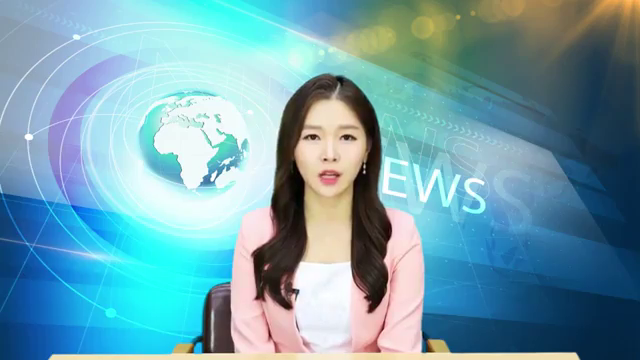
#> input picture frame 96 of day09/news.mp4, 640 x 360 px
$ python p63_opencv.py
#> lines starting #> are read from the running program, lines starting #| are printed output that depends on the picture
# file: p63_opencv.py
# desc: OpenCV 영상처리

import cv2

samplePath = './day09/news.mp4'
cap = cv2.VideoCapture(samplePath)   # 0은 웹캠 또는 문자열로 동영상 경로

while True:
    ret, frame = cap.read()
#> frame is the input picture: shape (360, 640, 3); mean B, G, R 172.8, 160.1, 114.1

    if not ret:
        cap = cv2.VideoCapture(samplePath)
        continue

    ## 영상 편집
    blur = cv2.blur(frame, (10,10))
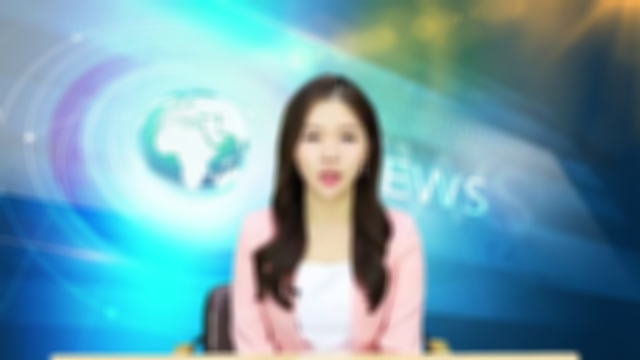
#> blur: shape (360, 640, 3); mean B, G, R 172.9, 160.1, 114.1
    flip = cv2.flip(frame, 0)
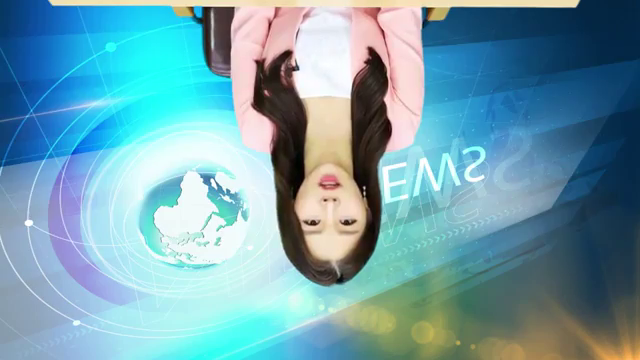
#> flip: shape (360, 640, 3); mean B, G, R 172.8, 160.1, 114.1

    cv2.imshow('original', frame)
    # cv2.imshow('blur', blur)
    # cv2.imshow('flip', flip)

    key = cv2.waitKey(25)  # 25ms 딜레이
#> (key q is pressed here)
    if key == ord('q'): # esc : 27
        break
    # elif key == ord('c'):   # 화면캡쳐
    #     cv2.imwrite('./day09/capt.jpg', frame)

cap.release()
cv2.destroyAllWindows()

$ run again, starting later in the video
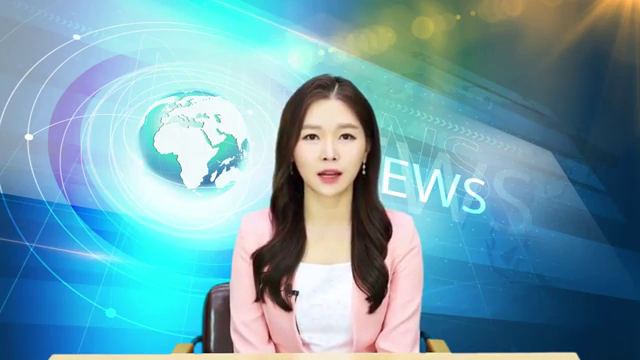
#> input picture frame 434 of day09/news.mp4, 640 x 360 px
#> frame is the input picture: shape (360, 640, 3); mean B, G, R 172.9, 160, 114
#> `blur = cv2.blur(frame, (10,10))`:
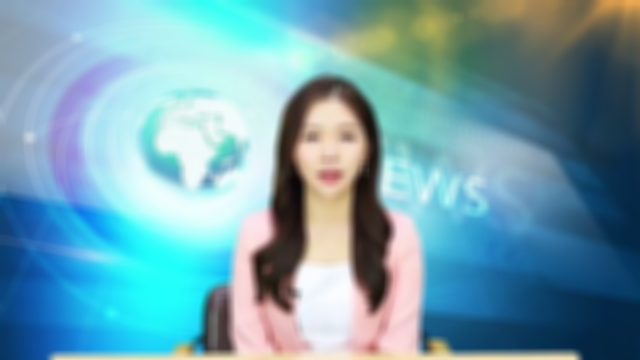
#> blur: shape (360, 640, 3); mean B, G, R 173, 160, 113.9
#> `flip = cv2.flip(frame, 0)`:
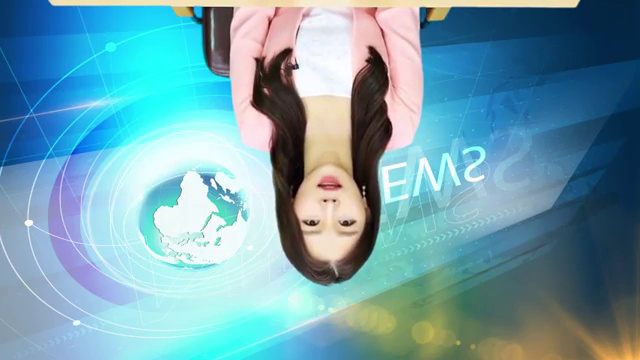
#> flip: shape (360, 640, 3); mean B, G, R 172.9, 160, 114

$ run again, starting later in the video
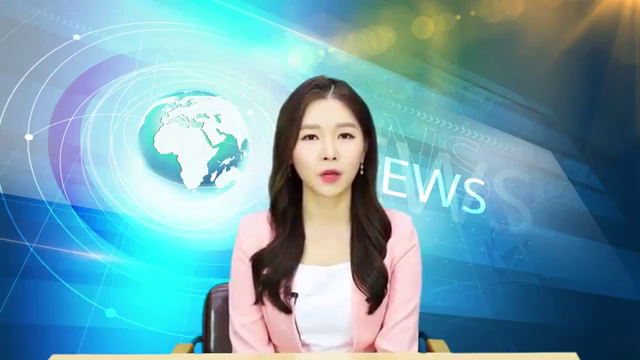
#> input picture frame 772 of day09/news.mp4, 640 x 360 px
#> frame is the input picture: shape (360, 640, 3); mean B, G, R 172.9, 160.1, 113.8
#> `blur = cv2.blur(frame, (10,10))`:
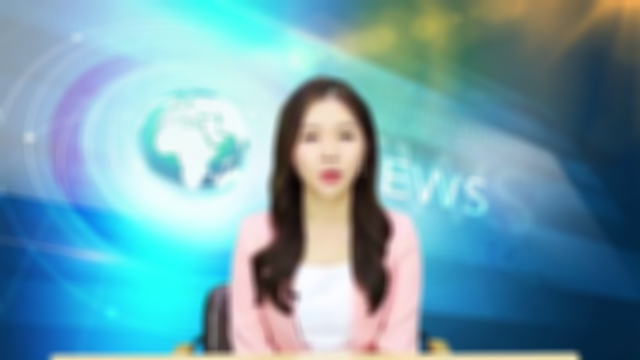
#> blur: shape (360, 640, 3); mean B, G, R 173, 160.1, 113.7
#> `flip = cv2.flip(frame, 0)`:
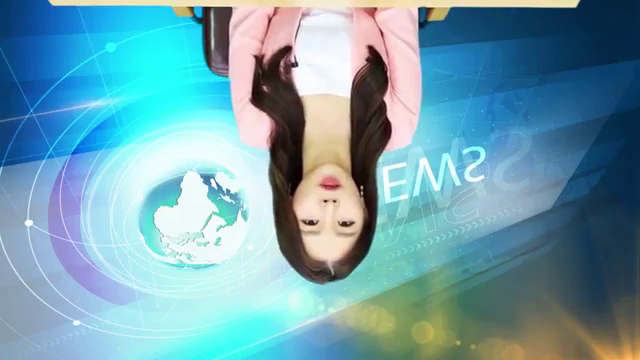
#> flip: shape (360, 640, 3); mean B, G, R 172.9, 160.1, 113.8
